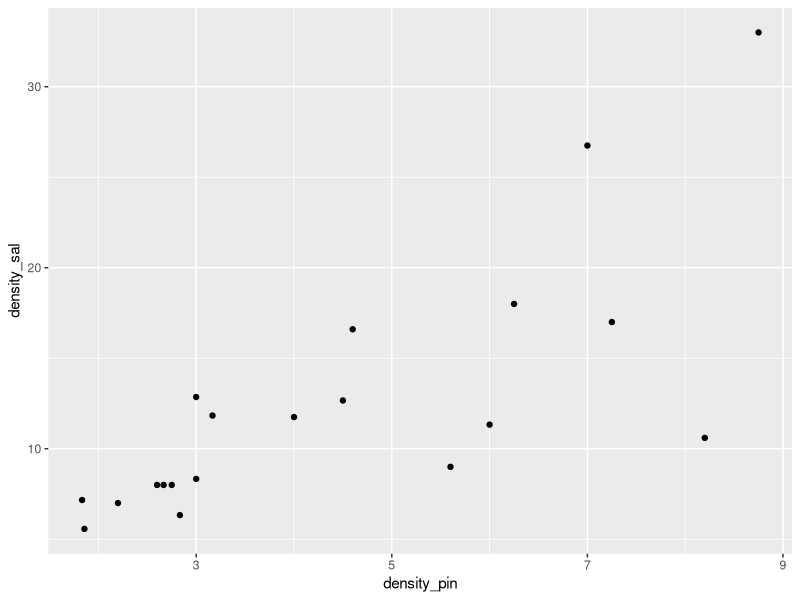
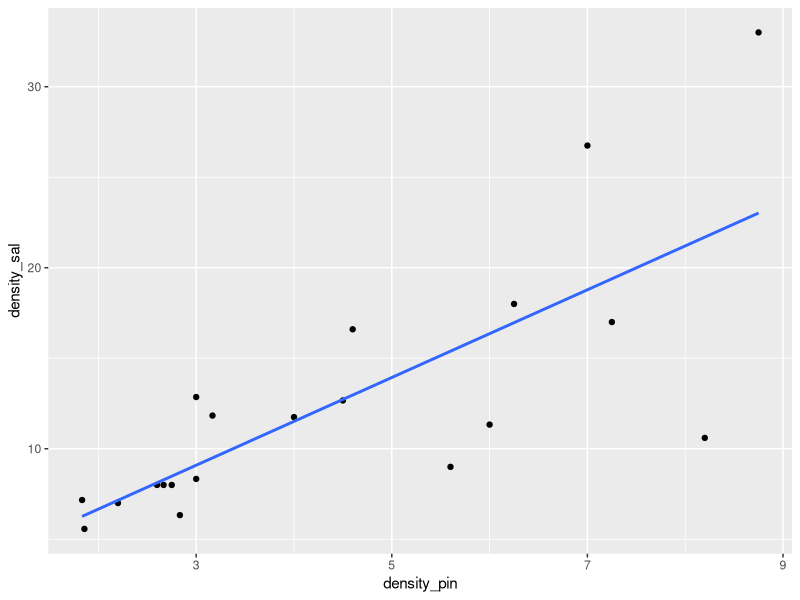
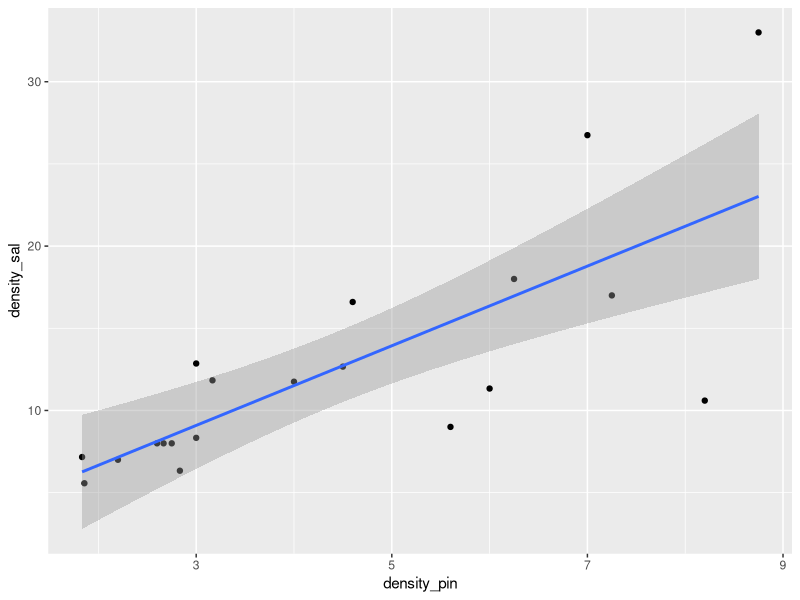

The R source for these figures, in order:
require(data.table)
require(ggplot2)

rm(list = ls())


# dat = fread("in_class_activities/quab_master.csv")
dat = fread("in_class_activities/quab.csv")


# take a look at the data:
dat



# Normalize by plot area ----
# Salanamders per hectare
dat[, density_sal := salamander_counts / plot_area]

# pines per hectare
dat[, density_pin := pine_counts / plot_area]

# g1 = ggplot(dat, aes(x = density_pin, y = density_sal, colour = plot_id))
g1 = ggplot(dat, aes(x = density_pin, y = density_sal))

# Simple scatterplot
g1 + geom_point()


# fit a slr ----
fit1 = lm(density_sal ~ density_pin, data = dat)
summary(fit1)


g1 + geom_point() + geom_smooth(method = "lm", se = FALSE)

# With standard errors
g1 + geom_point() + geom_smooth(method = "lm")













# Blue-spotted salamander Ambystoma laterale
# https://www.mass.gov/files/documents/2017/09/29/quabbinnaturalcommunities.pdf
# http://www.conservewildlifenj.org/species/spotlight/bluespotted/

# oak_density  = c(55, 12)
# oak_density  = runif(n_tables, 10, 30)
# beta_oak = -0.03
# data[, plot_area := rpois(n_tables, mean_plot_size)
# data[, oak_counts := rpois(n_tables, oak_density)]
# data[, oak_density := oak_counts / plot_area]                      
# data[, salamander_pop := round(runif(n_tables, 0.9, 1.1) * (beta_oak * oak_density + beta_pine * pine_density) * plot_area)]
# 
# n_tables = 20
# min_plot_size = 3
# max_plot_size = 7
# 
# 
# set.seed(12345)
# 
# pine_density = runif(n_tables, 10, 30)
# beta_pine = 2.5
# 
# quabbin_total_area = 2.9e4
# 
# data = data.table()
# 
# 
# data[, plot_area := round(runif(n_tables, min_plot_size, max_plot_size))]
# data[, pine_counts := rpois(n_tables, pine_density)]
# data[, pine_density := pine_counts / plot_area]                      
# data[, salamander_counts := round(runif(n_tables, 0.4, 1.6) * (beta_pine * pine_density) * plot_area)]
# data[, salamander_dens := salamander_counts / plot_area]
# data[, plot_id := 1:n_tables]
# 
# data[, hist(pine_counts)]
# data[, hist(pine_density)]
# data[, dotchart(pine_counts, xlab = "Number of pines", ylab = "Sample Plot ID", labels = 1:nrow(data))]
# data[, dotchart(pine_density, xlab = "Pines per hectare", ylab = "Sample Plot ID", labels = 1:nrow(data))]
# 
# head(data)
# data2 = data[, .(plot_id, plot_area, salamander_counts, pine_counts, salamander_dens, pine_density)]
# 
# 
# fit1 = data[, lm(salamander_dens ~ pine_density)]
# 
# data[, plot(pine_density, salamander_dens, ylim = c(0, max(salamander_dens)))]
# summary(fit1)
# abline(fit1)





























# fwrite(data2, "in_class_activities/quabbin_salamanders.csv")






# data[, plot(pine_counts, salamander_pop, ylim = c(0, max(salamander_pop)))]
# summary(fit2)
# summary(fit3)
# fit1 = data[, lm(salamander_dens ~ oak_density )]
# fit3 = data[, lm(salamander_dens ~ oak_density + pine_density)]
# data[, plot(oak_counts, salamander_pop, ylim = c(0, max(salamander_pop)))]
# data[, plot(oak_density, salamander_dens, ylim = c(0, max(salamander_dens)))]
# 
# 
